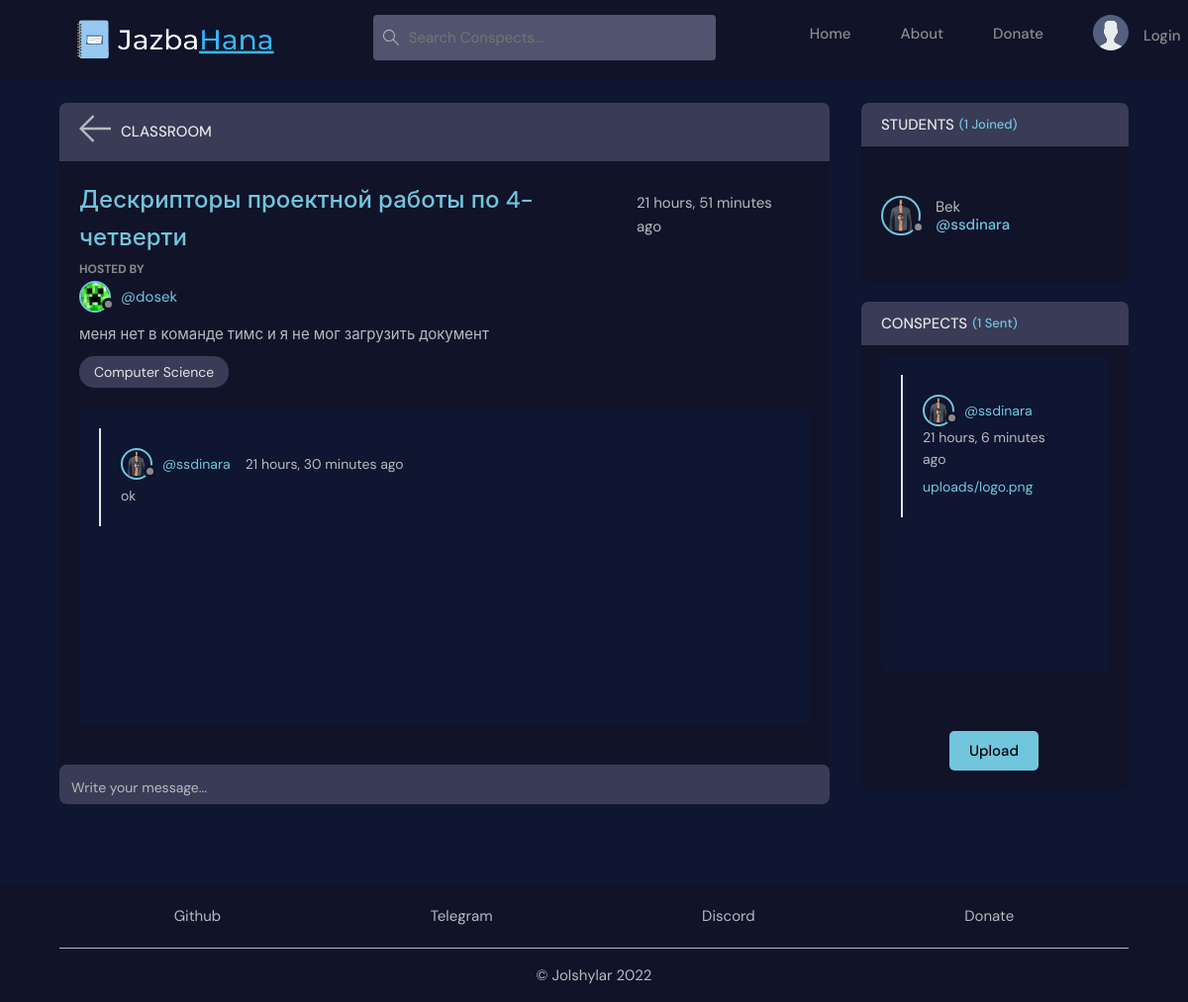
Before: /classroom/14/ with the older database file.
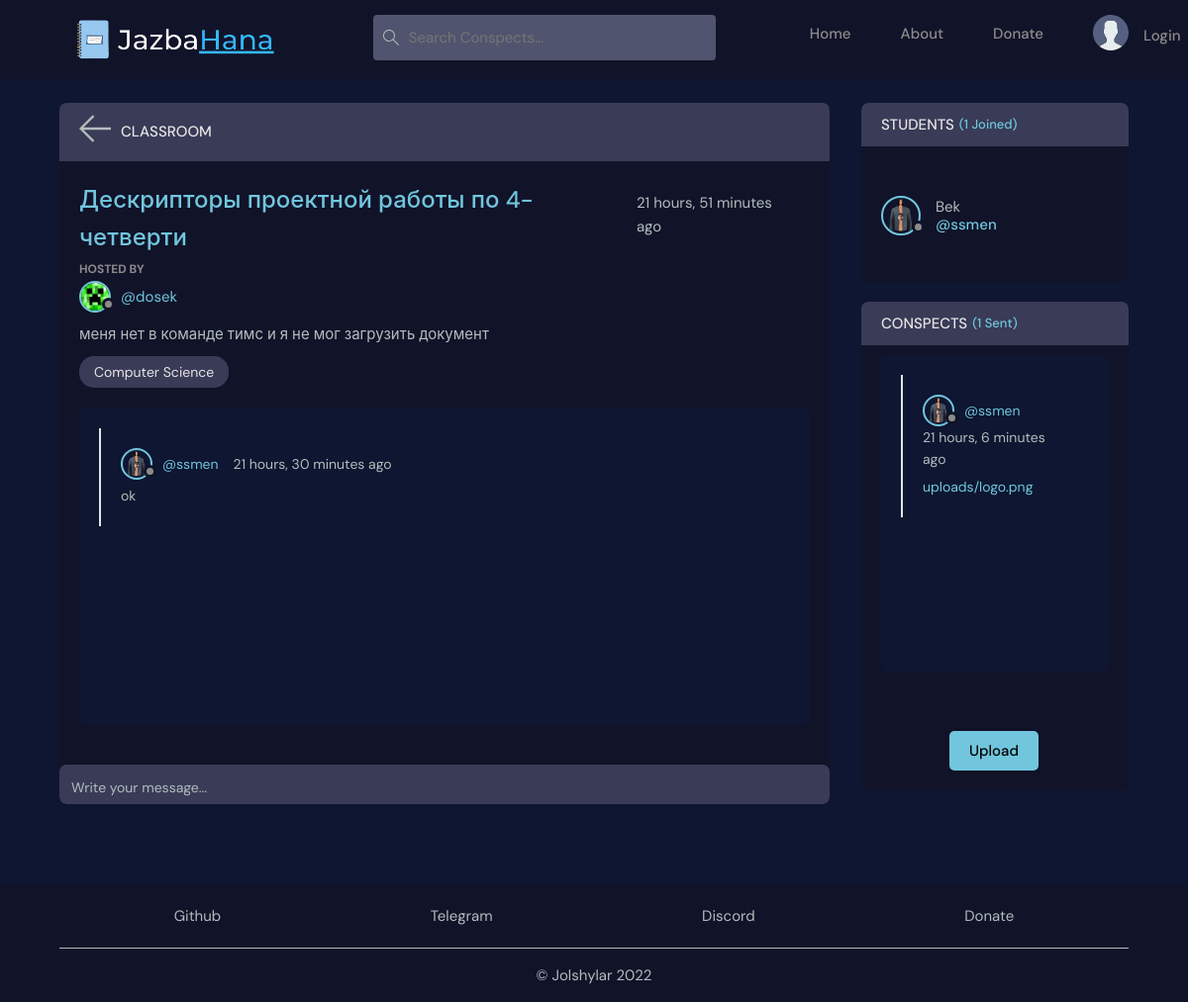
After: the same page with the newer database file.
### base/models.py (models this page shows, shortened)
class Classroom(models.Model):
    host = models.ForeignKey(User, on_delete=models.SET_NULL, null=True)
    topic = models.ForeignKey(Topic, on_delete=models.SET_NULL, null=True)
    name = models.CharField(max_length=100)
    description = models.CharField(max_length=100, null=True, blank=True)
    students = models.ManyToManyField(User, related_name='students', blank=True)
    created = models.DateTimeField(auto_now_add=True)
    updated = models.DateTimeField(auto_now=True)
    class Meta:
        ordering = ['-updated', '-created']

class User(AbstractUser):
    name = models.CharField(max_length=200, null=True)
    email = models.EmailField(unique=True, null=True)
    bio = models.TextField(null=True)
    avatar = models.ImageField(null=True, default="avatar.svg", upload_to="avatars/")
    USERNAME_FIELD = 'email'
    REQUIRED_FIELDS = []

class Topic(models.Model):
    name = models.CharField(max_length=200)
    def __str__(self):
        return self.name

class Message(models.Model):
    author = models.ForeignKey(User, on_delete=models.CASCADE)
    classroom = models.ForeignKey(Classroom, on_delete=models.CASCADE)
    body = models.TextField()
    created = models.DateTimeField(auto_now_add=True)
    updated = models.DateTimeField(auto_now=True)
    class Meta:
        ordering = ['-updated', '-created']

class Conspect(models.Model):
    author = models.ForeignKey(User, on_delete=models.CASCADE)
    classroom = models.ForeignKey(Classroom, on_delete=models.CASCADE)
    file = models.FileField(upload_to="uploads/")
    created = models.DateTimeField(auto_now_add=True)
    class Meta:
        ordering = ['-created']
    def __str__(self):
        return self.file.name

### base/views.py (the view, shortened to what this page needs)
# urls.py: path('classroom/<str:pk>/', views.classroom, name='classroom'),
def classroom(request, pk):
    author = request.user
    classroom = Classroom.objects.get(id=pk)
    classroom_messages = classroom.message_set.all()
    classroom_conspects = classroom.conspect_set.all()
    students = classroom.students.all()
    context = {
        'classroom': classroom,
        'classroom_messages': classroom_messages,
        'classroom_conspects': classroom_conspects,
        'students': students,
    }
    return render(request, 'base/classroom.html', context)

### base/templatetags/base_extras.py (called while the page is built)
@register.filter
def convert_markdown(text):
    return markdown.markdown(text, extensions=['markdown.extensions.fenced_code'])

### base/templates/base/classroom.html (shortened to what this page needs)
{% extends 'base.html' %}
{% load base_extras %}
{% load static %}
{% block content %}
<link rel="stylesheet" href="{% static 'styles/classroom.css' %}" />
<main class="profile-page layout layout--2">
  <div class="container">
    <div class="classroom">
      <div class="classroom__top">
        <div class="classroom__topLeft">
          <a href="{% url 'home' %}">
            <img src="{% static 'images/icons/arrow-left.svg' %}" />
          </a>
          <h3>Classroom</h3>
        </div>
      </div>
      <div class="classroom__box scroll">
        <div class="classroom__header scroll">
          <div class="classroom__info">
            <h3>{{classroom.name}}</h3>
            <span>{{classroom.created | timesince}} ago</span>
          </div>
          <div class="classroom__hosted">
            <p>Hosted By</p>
            <a
              href="{% url 'user-profile' classroom.host.id %}"
              class="classroom__author"
            >
              <div class="avatar avatar--small">
                <img src="{{classroom.host.avatar.url}}" />
              </div>
              <span>@{{classroom.host.username}}</span>
            </a>
          </div>
          <div class="classroom__details">{{classroom.description}}</div>
          <span class="classroom__topics">{{classroom.topic}}</span>
        </div>
        <div class="classroom__conversation">
          <div class="threads scroll">
            {% for message in classroom_messages %}
            <div class="thread">
              <div class="thread__top">
                <div class="thread__author">
                  <a
                    href="{% url 'user-profile' message.author.id %}"
                    class="thread__authorInfo"
                  >
                    <div class="avatar avatar--small">
                      <img src="{{message.author.avatar.url}}" />
                    </div>
                    <span>@{{message.author.username}}</span>
                  </a>
                  <span class="thread__date"
                    >{{message.created | timesince}} ago</span
                  >
                </div>
              </div>
              <div class="thread__details">
                {{ message.body | convert_markdown | safe }}
              </div>
            </div>
            {% endfor %}
          </div>
        </div>
      </div>
      <div class="classroom__message">
        <form action="" method="post">
          <input name="body" placeholder="Write your message..." />
        </form>
      </div>
    </div>
    <div class="upload__students">
      <div class="students">
        <h3 class="students__top">
          Students <span>({{students.count}} Joined)</span>
        </h3>
        <div class="students__list scroll">
          {% for user in students %}
          <a href="{% url 'user-profile' user.id %}" class="student">
            <div class="avatar avatar--medium">
              <img src="{{user.avatar.url}}" />
            </div>
            <p>
              {{user.name}}
              <span>@{{user.username}}</span>
            </p>
          </a>
          {% endfor %}
        </div>
      </div>
      <div class="conspects">
        <h3 class="students__top">
          Conspects <span>({{classroom_conspects.count}} Sent)</span>
        </h3>
        <div class="conspect__box scroll">
          <div class="conspect__conversation">
            <div class="threads scroll">
              {% for conspect in classroom_conspects %}
              <div class="thread">
                <div class="thread__top">
                  <div class="thread__author">
                    <a
                      href="{% url 'user-profile' conspect.author.id %}"
                      class="thread__authorInfo"
                    >
                      <div class="avatar avatar--small">
                        <img src="{{conspect.author.avatar.url}}" />
                      </div>
                      <span>@{{conspect.author.username}}</span>
                    </a>
                    <span class="thread__date"
                      >{{conspect.created | timesince}} ago</span
                    >
                  </div>
                </div>
                <div class="thread__details">
                  <a href="{% url 'download' '4_.docx' %}"> {{ conspect }} </a>
                </div>
              </div>
              {% endfor %}
            </div>
          </div>
        </div>
        <div class="conspect__upload">
          <button class="btn btn--main" type="submit">
            <a style="color: #000;" href="{% url 'create-conspect' classroom.id %}">Upload</a>
          </button>
        </div>
      </div>
    </div>
  </div>
</main>
{% endblock content %}

### templates/base.html (shortened to what this page needs)
<!DOCTYPE html>
{% load static %}
<html lang="en">
<head>
    <link rel="stylesheet" href="{% static 'styles/style.css' %}" />
</head>
<body>
    {% include 'navbar.html' %}
    {% block content %}
    {% endblock content %}
    {% include 'footer.html' %}
</body>
</html>

### templates/navbar.html (shortened to what this page needs)
{% load static %}
<link rel="stylesheet" href="{% static 'styles/navbar.css' %}" />
<header class="header header--loggedIn">
    <div class="container">
      <a href="{% url 'home' %}" class="header__logo">
        <img src="{% static 'images/logo.png' %}" />
      </a>
      <form class="header__search" action="{% url 'home' %}">
        <label>
          <img src="{% static 'images/icons/search.svg' %}">
          <input name="q" placeholder="Search Conspects..." />
        </label>
      </form>
      <nav class="header__menu">
        <div class="nav-bar">
          <ul class="pages">
            <li>
              <a href="{% url 'home'%}">Home</a>
            </li>
            <li>
              <a href="{% url 'about' %}">About</a>
            </li>
            <li>
              <a href="{% url 'donate' %}">Donate</a>
            </li>
          </ul>
        {% if request.user.is_authenticated %}
        <div class="header__user">
          <a href="{% url 'user-profile' user.id %}">
            <div class="avatar avatar--medium active">
              <img src="{{request.user.avatar.url}}" />
            </div>
            <p>{{request.user.name}} <span>@{{request.user.username}}</span></p>
          </a>
          <button class="dropdown-button">
            <img src="{% static 'images/icons/chevron-down.svg' %}" />
          </button>
        </div>
        {% else %}
        <a href="{% url 'login' %}">
          <img src="{% static 'images/avatar.svg' %}" />
          <p class="login-word">Login</p>
        </a>
        {% endif %}
      </div>
      </nav>
    </div>
</header>

### templates/footer.html
{% load static %}
<link rel="stylesheet" href="{% static 'styles/footer.css' %}" />
<section class="footer">
    <div class="container">
      <div class="footer-inner">
        <div class="footer-content">
          <div class="footer-links">
            <a href="https://github.com/jolshylar/jazbahana">Github</a>
            <a href="https://t.me/+nk4YJtv9z702MjIy">Telegram</a>
            <a href="https://discord.gg/qf2cyyaW">Discord</a>
            <a href="#">Donate</a>
          </div>
        </div>
        <div class="footer-license">
          &copy; Jolshylar 2022
        </div>
      </div>
    </div>
</section>

### static/styles/style.css (style rules this page uses)
:root { --color-main: #71c6dd; --color-main-light: #e1f6fb; --color-dark: #111329; --color-dark-medium: #51546e; --color-dark-light: #393b57; --color-light: #e5e5e5; --color-gray: #8b8b8b; --color-light-gray: #b2bdbd; --color-bg: #0e1631; --color-success: #5dd693; }
* { font-family: "DM Sans", -apple-system, BlinkMacSystemFont, "Segoe UI", Roboto, Oxygen, Ubuntu, Cantarell, "Open Sans", "Helvetica Neue", sans-serif; margin: 0; padding: 0; box-sizing: border-box; text-rendering: optimizeLegibility; font-size: inherit; }
html { font-size: 56.25%; }
body { line-height: 1.6; font-weight: 400; font-size: 1.5rem; color: var(--color-light-gray); background-color: var(--color-bg); min-height: 100vh; }
a { display: inline-block; color: var(--color-main); text-decoration: none; }
.container { max-width: 120rem; width: 90%; margin: auto; }
.btn { background-color: transparent; border: none; display: inline-flex; align-items: center; gap: 1rem; cursor: pointer; transition: all ease-in-out 0.3s; padding: 1rem 2rem; border-radius: 5px; box-shadow: 1px 1px 3px 1px rgba(0, 0, 0, 0.15); font-weight: 500; }
.btn--main { background-color: var(--color-main); color: var(--color-dark); }
.avatar { position: relative; display: inline-block; border-radius: 50%; border: 2px solid var(--color-main); }
.avatar img { display: block; border-radius: 50%; object-fit: cover; object-position: center; }
.avatar::after { content: ""; display: block; position: absolute; background-color: var(--color-gray); z-index: 111; border-radius: 50%; border: 0.3rem solid var(--color-dark); }
.avatar.avatar--small img { width: 2.8rem; height: 2.8rem; }
.avatar.avatar--small:after { width: 0.7rem; height: 0.7rem; bottom: 0px; right: -6px; }
.avatar.avatar--medium img { width: 3.6rem; height: 3.6rem; border-radius: 50%; }
.avatar.avatar--medium:after { width: 0.7rem; height: 0.7rem; bottom: 0px; right: -6px; }
.header { padding: 1.5rem; background-color: var(--color-dark); }
.login-word { padding-top: 5.78px; }
.header > .container { display: flex; gap: 9.5rem; }
.header__logo, .header__user { display: flex; gap: 2rem; align-items: center; }
.header__logo > img { height: 50px; }
.header__search > label { background-color: var(--color-dark-medium); padding: 1.3rem 1rem; display: flex; align-items: center; gap: 1rem; border-radius: 4px; }
.header__search input { width: 30rem; background: transparent; border: none; outline: none; color: var(--color-light); }
.header__menu { position: relative; margin-left: auto; }
.header__menu a { display: flex; gap: 1.5rem; align-items: center; font-weight: 500; text-decoration: none; color: var(--color-gray); }
.header__menu img { height: 3.6rem; }
.header__menu p { line-height: 1.2; }
.pages { list-style-type: none; display: flex; justify-content: space-between; gap: 5rem; padding-top: 2%; }
.nav-bar { display: flex; justify-content: space-between; gap: 5rem; }
@media only screen and (min-width: 1200px) { html { font-size: 62.5%; } }
.layout { margin-top: 2.4rem; }
.layout > .container { display: flex; justify-content: space-between; align-items: flex-start; gap: 2.5rem; }
.layout--2 > .container > div:first-child { flex-basis: 72%; }
.layout--2 > .container > div:last-child { flex-basis: 25%; }

### static/styles/footer.css (style rules this page uses)
.footer { position: fixed; bottom: 0; width: 100%; background-color: var(--color-dark); z-index: 999; }
.footer a { color: var(--color-light-gray); }
.footer-content { text-align: center; padding: 20px 10px; }
.footer-links { display: flex; justify-content: space-around; }
.footer-license { padding: 15px 0; text-align: center; border-top: 1px solid; }

Changed rows visible on the page:
changed through a linked row, Message "ok": author.username "ssdinara" → "ssmen"
changed User "Bek": username "ssdinara" → "ssmen"
changed through a linked row, Conspect "uploads/logo.png": author.username "ssdinara" → "ssmen"
